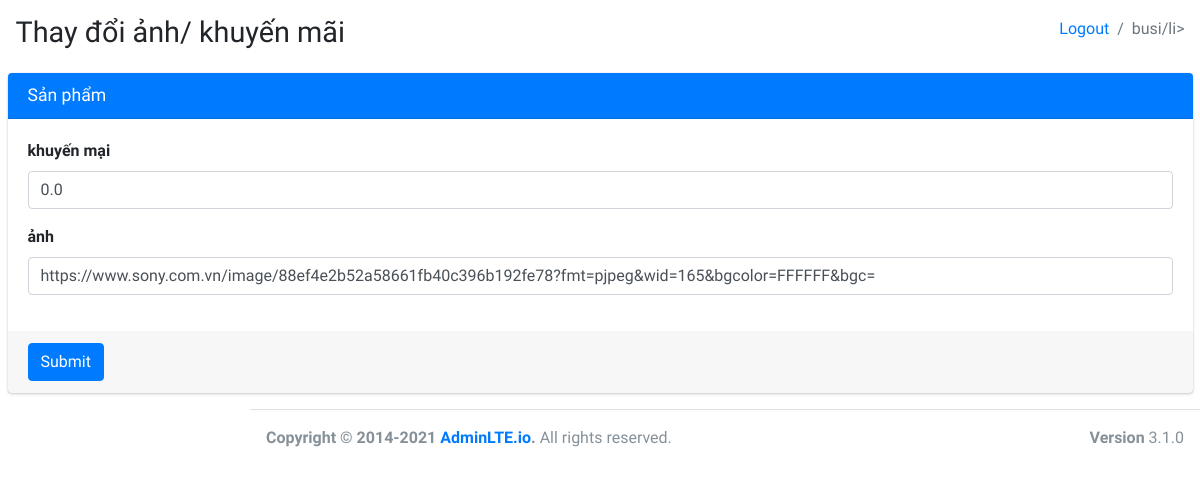
Before: /busi/edit/1 with the older database file.
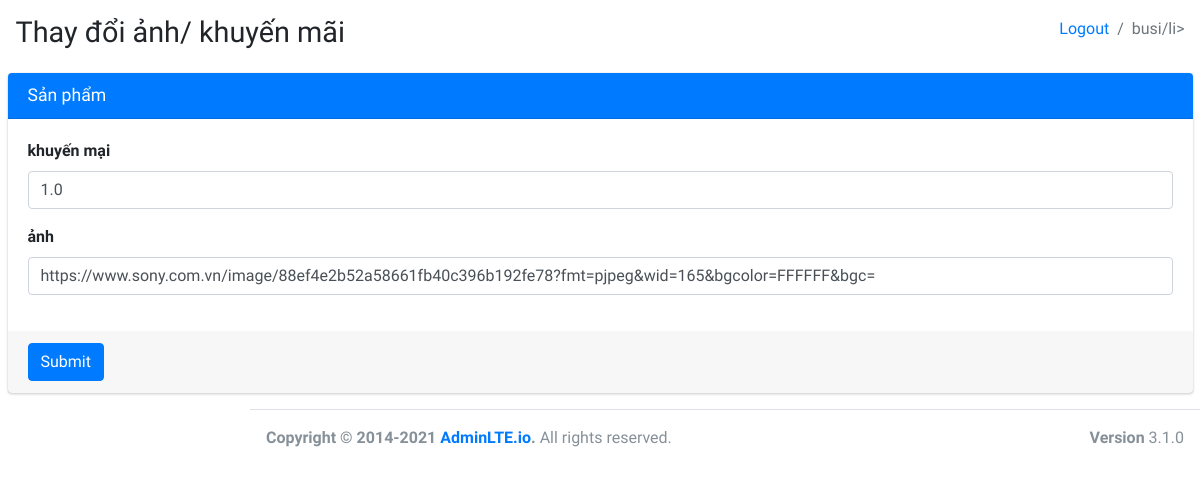
After: the same page with the newer database file.
### shop/models.py (models this page shows, shortened)
class Product(models.Model):
    name =models.CharField(max_length=100,default='')
    salePrice = models.FloatField(default=0)
    importPrice = models.FloatField(default=0)
    amount = models.IntegerField(default=0)
    saleOff = models.FloatField(default=0)
    type=models.CharField(max_length=100,default='')
    image=models.CharField(max_length=100,default='')
    discriminator = models.CharField(max_length=100,default='')

### bussiness/views.py (the view, shortened to what this page needs)
# urls.py: path('edit/<int:product_id>',views.edit,name="busiedit"),
def edit(request,product_id):
    product = Product.objects.get(id=product_id)
    return render(request,"busi/edit.html",{'product':product})

### shop/templates/busi/edit.html (shortened to what this page needs)
{% extends 'store/index.html' %}
{% load static %}
{% block content %}
  <div>
    <section class="content-header">
      <div class="container-fluid">
        <div class="row mb-2">
          <div class="col-sm-6">
            <h1>Thay đổi ảnh/ khuyến mãi</h1>
          </div>
          <div class="col-sm-6">
            <ol class="breadcrumb float-sm-right">
              <li class="breadcrumb-item"><a href="/logout">Logout</a></li>
              <li class="breadcrumb-item active">busi/li>
            </ol>
          </div>
        </div>
      </div>
    </section>
    <section class="content">
      <div class="container-fluid">
        <div class="row">
          <div class="col-md-12">
            <div class="card card-primary">
              <div class="card-header">
                <h3 class="card-title">Sản phẩm</h3>
              </div>
              <form method="POST" action="">
                <div class="card-body">
                  <div class="form-group">
                    <label for="exampleInputEmail1">khuyến mại</label>
                    <input value="{{product.saleOff}}" name="saleoff" type="text" class="form-control" id="exampleInputEmail1" >
                  </div>
                  <div class="form-group">
                    <label for="exampleInputEmail1">ảnh</label>
                    <input value="{{product.image}}" name="image" type="text" class="form-control" id="exampleInputEmail1" >
                  </div>
                </div>
                <div class="card-footer">
                  <button type="submit" class="btn btn-primary">Submit</button>
                </div>
              </form>
            </div>
       </div>
        </div>
      </div>
    </section>
  </div>
 {% endblock %}

Changed rows visible on the page:
changed Product: saleoff "0.0" → "1.0"
